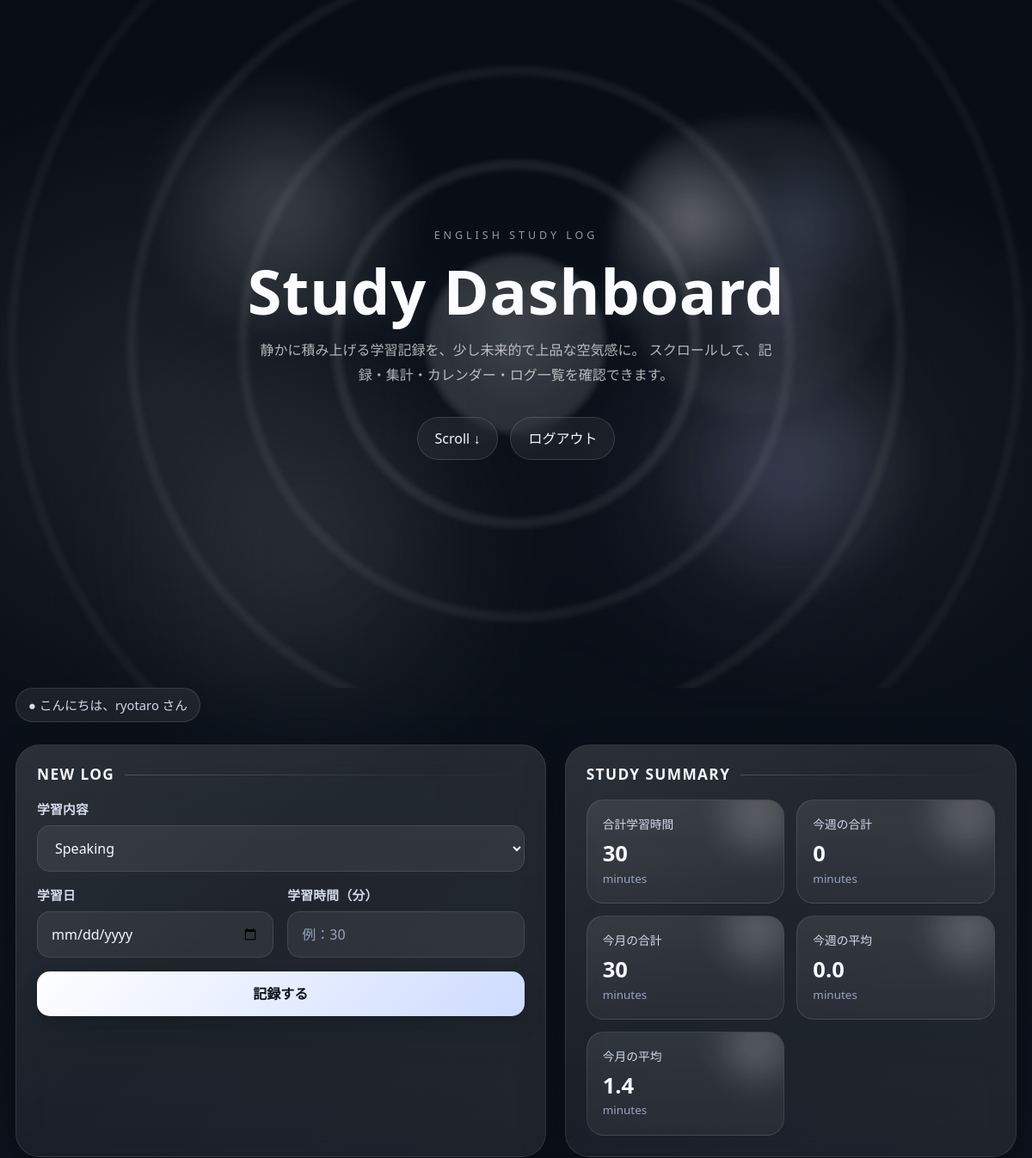
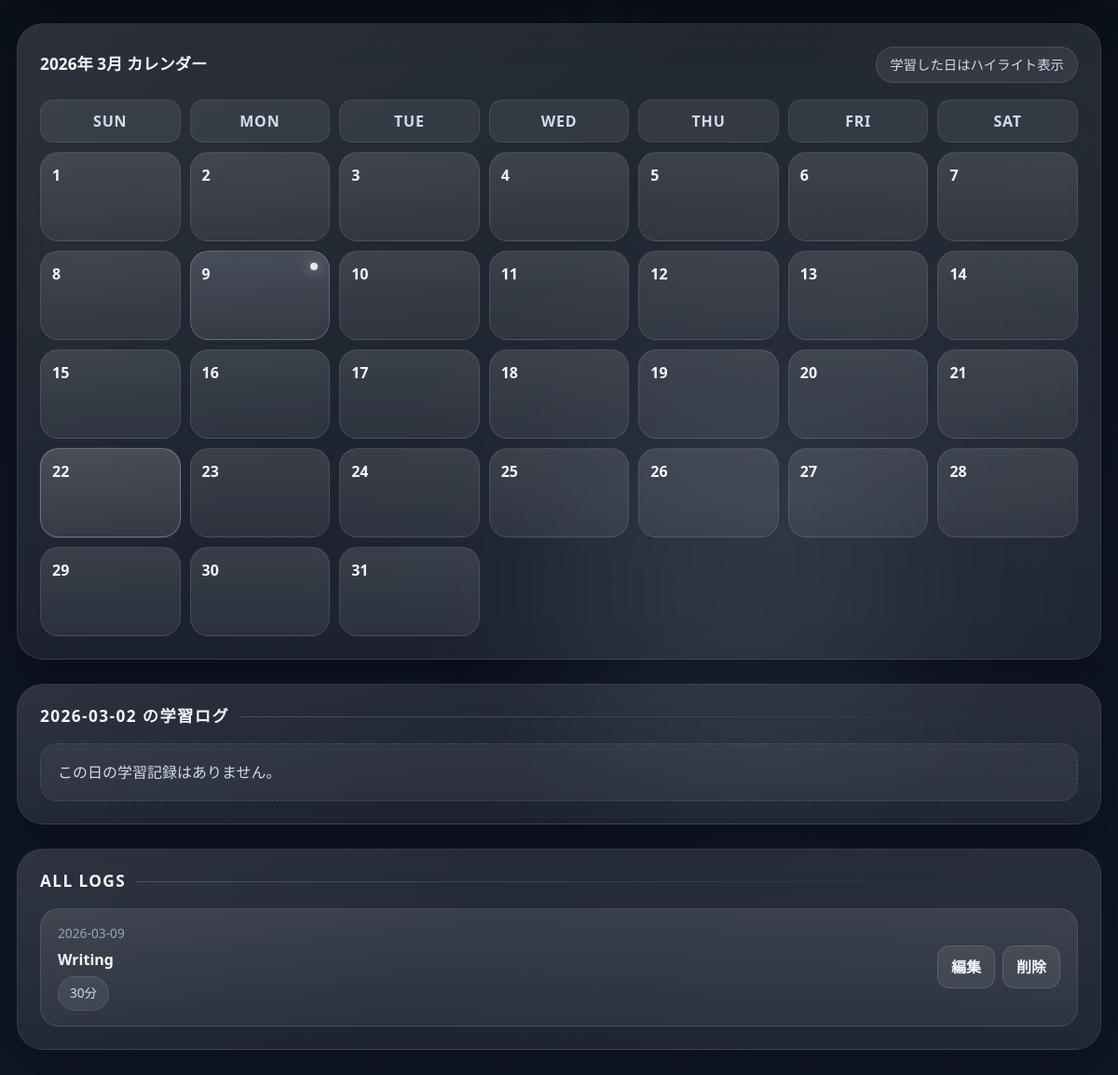
The page /?selected_date=2026-03-02 (signed in) on the database its author committed (2 pictures, top to bottom).
### tables this page shows
CREATE TABLE logs (
            id INTEGER PRIMARY KEY AUTOINCREMENT,
            content TEXT NOT NULL,
            time TEXT NOT NULL
        , study_date TEXT, user_id INTEGER);

### app.py (the view, shortened to what this page needs)
@app.route('/', methods=['GET', 'POST'])
def home():
    if "user_id" not in session:
        return redirect(url_for("login"))
    conn = get_db_connection()
    logs = conn.execute(
    "SELECT * FROM logs WHERE user_id = ? ORDER BY study_date DESC",
    (session["user_id"],)
    ).fetchall()
    selected_date = request.args.get("selected_date")
    selected_logs = []
    if selected_date:
            selected_logs = conn.execute(
                "SELECT * FROM logs WHERE study_date = ? AND user_id = ? ORDER BY id DESC",
                (selected_date, session["user_id"])
            ).fetchall()
    today_obj = date.today()
    year = today_obj.year
    month = today_obj.month
    cal = calendar.Calendar(firstweekday=6)
    month_days = cal.monthdayscalendar(year, month)
    study_dates = conn.execute(
    """
    SELECT DISTINCT study_date
    FROM logs
    WHERE user_id = ?
    AND strftime('%Y-%m', study_date) = ?
    """,
    (session["user_id"], f"{year}-{month:02d}")
).fetchall()
    study_dates = [row["study_date"] for row in study_dates]
    total_time = conn.execute(
    "SELECT SUM(time) AS total FROM logs WHERE user_id = ?",
    (session["user_id"],)
).fetchone()["total"] or 0
    weekly_total = conn.execute("""
        SELECT SUM(time) AS total
        FROM logs
        WHERE user_id = ?
        AND study_date >= date('now', 'weekday 1', '-7 days')
        AND study_date < date('now', 'weekday 1')
    """, (session["user_id"],)).fetchone()["total"] or 0
    monthly_total = conn.execute("""
        SELECT SUM(time) AS total
        FROM logs
        WHERE user_id = ?
        AND strftime('%Y-%m', study_date) = strftime('%Y-%m', 'now')
    """, (session["user_id"],)).fetchone()["total"] or 0
    weekly_avg = round(weekly_total / 7, 1)
    monthly_avg = round(monthly_total / date.today().day, 1)
    conn.close()
    return render_template(
    'index.html',
    logs=logs,
    total_time=total_time,
    weekly_total=weekly_total,
    monthly_total=monthly_total,
    weekly_avg=weekly_avg,
    monthly_avg=monthly_avg,
    year=year,
    month=month,
    month_days=month_days,
    study_dates=study_dates,
    today=today_obj.isoformat(),
    selected_date=selected_date,
    selected_logs=selected_logs,
    )

### app.py (called while the page is built)
def get_db_connection():
    conn = sqlite3.connect("database.db")
    conn.row_factory = sqlite3.Row
    return conn

### templates/index.html (shortened to what this page needs)
<!DOCTYPE html>
<html lang="ja">
<head>
    <link href="https://cdn.jsdelivr.net/npm/bootstrap@5.3.8/dist/css/bootstrap.min.css" rel="stylesheet">
</head>
<body>
    <section class="hero-screen">
        <div class="hero-rings"></div>
        <div class="hero-orb one"></div>
        <div class="hero-orb two"></div>
        <div class="hero-fluid"></div>
        <div class="hero-content">
            <p class="hero-kicker">ENGLISH STUDY LOG</p>
            <h1 class="hero-title">
                Study Dashboard
            </h1>
            <p class="hero-sub">
                静かに積み上げる学習記録を、少し未来的で上品な空気感に。
                スクロールして、記録・集計・カレンダー・ログ一覧を確認できます。
            </p>
            <div class="hero-actions">
                <a href="#main-content" class="scroll-indicator">Scroll ↓</a>
                <a href="{{ url_for('logout') }}" class="hero-btn">ログアウト</a>
            </div>
        </div>
    </section>
    <div id="main-content" class="page-wrap">
        <section class="section-block">
            <div class="top-info-bar">
                <div class="welcome-chip">● こんにちは、{{ session["username"] }} さん</div>
            </div>
        </section>
        <section class="section-block">
            <div class="dashboard-grid">
                <div class="glass-card">
                    <div class="section-title">
                        <h2>NEW LOG</h2>
                        <div class="section-line"></div>
                    </div>
                    <form method="POST">
                        <div class="form-grid">
                            <div class="form-group full">
                                <label>学習内容</label>
                                <select name="content" class="neo-select" onchange="toggleInput(this.value)">
                                    <option value="Speaking">Speaking</option>
                                </select>
                            </div>
                            <div class="form-group">
                                <label>学習日</label>
                                <input type="date" name="study_date" class="neo-input">
                            </div>
                            <div class="form-group">
                                <label>学習時間（分）</label>
                                <input type="number" name="time" class="neo-input" placeholder="例：30">
                            </div>
                            <div class="form-group full">
                                <button type="submit" class="submit-btn">記録する</button>
                            </div>
                        </div>
                    </form>
                </div>
                <div class="glass-card">
                    <div class="section-title">
                        <h2>STUDY SUMMARY</h2>
                        <div class="section-line"></div>
                    </div>
                    <div class="summary-grid">
                        <div class="summary-item">
                            <div class="summary-label">合計学習時間</div>
                            <div class="summary-value">{{ total_time }}</div>
                            <div class="summary-unit">minutes</div>
                        </div>
                        <div class="summary-item">
                            <div class="summary-label">今週の合計</div>
                            <div class="summary-value">{{ weekly_total }}</div>
                            <div class="summary-unit">minutes</div>
                        </div>
                        <div class="summary-item">
                            <div class="summary-label">今月の合計</div>
                            <div class="summary-value">{{ monthly_total }}</div>
                            <div class="summary-unit">minutes</div>
                        </div>
                        <div class="summary-item">
                            <div class="summary-label">今週の平均</div>
                            <div class="summary-value">{{ weekly_avg }}</div>
                            <div class="summary-unit">minutes</div>
                        </div>
                        <div class="summary-item">
                            <div class="summary-label">今月の平均</div>
                            <div class="summary-value">{{ monthly_avg }}</div>
                            <div class="summary-unit">minutes</div>
                        </div>
                    </div>
                </div>
            </div>
        </section>
        <section class="section-block">
            <div class="glass-card">
                <div class="calendar-head">
                    <h2>{{ year }}年 {{ month }}月 カレンダー</h2>
                    <div class="calendar-badge">学習した日はハイライト表示</div>
                </div>
                <div class="calendar-grid">
                    <div class="calendar-week">SUN</div>
                    <div class="calendar-week">MON</div>
                    <div class="calendar-week">TUE</div>
                    <div class="calendar-week">WED</div>
                    <div class="calendar-week">THU</div>
                    <div class="calendar-week">FRI</div>
                    <div class="calendar-week">SAT</div>
                    {% for week in month_days %}
                        {% for day in week %}
                            {% if day == 0 %}
                                <div class="calendar-day empty"></div>
                            {% else %}
                                {% set day_str = "%04d-%02d-%02d"|format(year, month, day) %}
                                <a href="{{ url_for('home', selected_date=day_str) }}" class="calendar-link">
                                    <div class="calendar-day {% if day_str in study_dates %}studied{% endif %} {% if day_str == today %}today{% endif %}">
                                        <span class="day-number">{{ day }}</span>
                                    </div>
                                </a>
                            {% endif %}
                        {% endfor %}
                    {% endfor %}
                </div>
            </div>
        </section>
        {% if selected_date %}
        <section class="section-block">
            <div class="glass-card">
                <div class="section-title">
                    <h2>{{ selected_date }} の学習ログ</h2>
                    <div class="section-line"></div>
                </div>
                {% if selected_logs %}
                    <ul class="selected-log-list">
                        {% for log in selected_logs %}
                        <li class="log-card">
                            <div class="log-left">
                                <div class="log-date">{{ log.study_date }}</div>
                                <div class="log-content">{{ log.content }}</div>
                                <div class="log-time">{{ log.time }}分</div>
                            </div>
                        </li>
                        {% endfor %}
                    </ul>
                {% else %}
                    <div class="empty-message">この日の学習記録はありません。</div>
                {% endif %}
            </div>
        </section>
        {% endif %}
        <section class="section-block">
            <div class="glass-card">
                <div class="section-title">
                    <h2>ALL LOGS</h2>
                    <div class="section-line"></div>
                </div>
                {% if logs %}
                    <ul class="log-list">
                        {% for log in logs %}
                        <li class="log-card">
                            <div class="log-left">
                                <div class="log-date">{{ log.study_date }}</div>
                                <div class="log-content">{{ log.content }}</div>
                                <div class="log-time">{{ log.time }}分</div>
                            </div>
                            <div class="log-actions">
                                <form action="{{ url_for('edit', log_id=log.id) }}" method="GET" style="display:inline;">
                                    <button type="submit" class="action-btn">編集</button>
                                </form>
                                <form method="POST" action="{{ url_for('delete', log_id=log.id) }}" style="display:inline;">
                                    <button type="submit" class="action-btn">削除</button>
                                </form>
                            </div>
                        </li>
                        {% endfor %}
                    </ul>
                {% else %}
                    <div class="empty-message">まだ学習記録がありません。</div>
                {% endif %}
            </div>
        </section>
    </div>
</body>
</html>

### rows shown on the page
logs: study_date "2026-03-09", content "Writing", time "30"

### other values the page prints
{{ session["username"] }} "ryotaro"
{{ total_time }} "30"
{{ weekly_total }} "0"
{{ monthly_total }} "30"
{{ weekly_avg }} "0.0"
{{ month }} "3"
{{ day }} "1" "2" "3" "4" "5" "6" "7" "8" "9" "10" "11" "12" "13" "14" "15" "16" "17" "18" "19" "20" "21" "22" "23" "24" "25" "26" "27" "28" "29" "30" "31"
{{ selected_date }} "2026-03-02"
